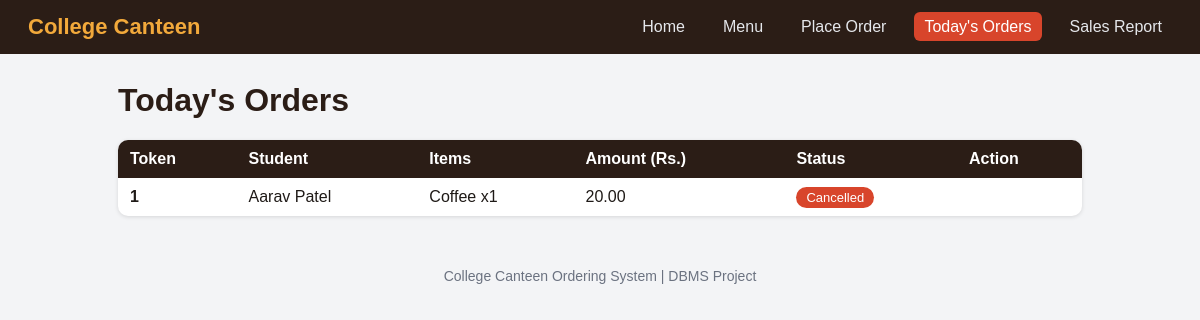
/orders.php, run on the app's committed database.
### tables this page shows
CREATE TABLE `orders` (
  `order_id` int(11) NOT NULL,
  `student_id` int(11) NOT NULL,
  `order_date` date NOT NULL,
  `token_no` int(11) NOT NULL,
  `status` enum('Pending','Preparing','Ready','Collected','Cancelled') NOT NULL DEFAULT 'Pending',
  `total_amount` decimal(8,2) NOT NULL DEFAULT 0.00
);

CREATE TABLE `students` (
  `student_id` int(11) NOT NULL,
  `enrollment_no` varchar(15) NOT NULL,
  `name` varchar(50) NOT NULL,
  `phone` varchar(10) DEFAULT NULL,
  `department` varchar(20) DEFAULT NULL
);

### orders.php (the view, shortened to what this page needs)
<?php
require "header.php";
$orders = $conn->query("
    SELECT o.order_id, o.token_no, s.name, o.status, o.total_amount,
           GROUP_CONCAT(CONCAT(f.item_name, ' x', oi.quantity) SEPARATOR ', ') AS items
      FROM Orders o
      JOIN Students s     ON o.student_id = s.student_id
      JOIN Order_Items oi ON o.order_id   = oi.order_id
      JOIN Food_Items f   ON oi.item_id   = f.item_id
     WHERE o.order_date = CURDATE()
     GROUP BY o.order_id, o.token_no, s.name, o.status, o.total_amount
     ORDER BY o.token_no");
?>
<h1>Today's Orders</h1>
<table>
    <tr>
        <th>Token</th>
        <th>Student</th>
        <th>Items</th>
        <th>Amount (Rs.)</th>
        <th>Status</th>
        <th>Action</th>
    </tr>
    <?php while ($o = $orders->fetch_assoc()): ?>
        <tr>
            <td><strong><?= $o['token_no'] ?></strong></td>
            <td><?= htmlspecialchars($o['name']) ?></td>
            <td><?= htmlspecialchars($o['items']) ?></td>
            <td><?= number_format($o['total_amount'], 2) ?></td>
            <td><span class="badge <?= $o['status'] ?>"><?= $o['status'] ?></span></td>
            <td>
            </td>
        </tr>
    <?php endwhile; ?>
</table>
<?php require "footer.php"; ?>

### style.css (style rules this page uses)
* { box-sizing: border-box; }
body { margin: 0; font-family: Arial, Helvetica, sans-serif; background: #f3f4f6; color: #1f1a17; }
h1 { margin-top: 0; color: #2b1d16; }
table { width: 100%; border-collapse: collapse; background: #fff; border-radius: 10px; overflow: hidden; box-shadow: 0 1px 4px rgba(0,0,0,0.12); }
th { background: #2b1d16; color: #fff; text-align: left; padding: 10px 12px; }
td { padding: 10px 12px; border-bottom: 1px solid #e5e7eb; }
tr:last-child td { border-bottom: none; }
.badge { padding: 3px 10px; border-radius: 12px; font-size: 13px; color: #fff; }
.badge.Cancelled { background: #d8452b; }

### data on the page
orders: token_no "1", student.name "Aarav Patel", items "Coffee x1", total_amount "20.00", status "Cancelled"

### other printed values
$label "Home Menu Place Order Today's Orders Sales Report"
